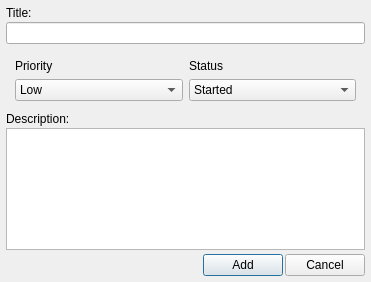
<?xml version="1.0" encoding="UTF-8"?>
<ui version="4.0">
 <class>DialogCard</class>
 <widget class="QDialog" name="DialogCard">
  <property name="geometry">
   <rect>
    <x>0</x>
    <y>0</y>
    <width>371</width>
    <height>282</height>
   </rect>
  </property>
  <property name="minimumSize">
   <size>
    <width>240</width>
    <height>160</height>
   </size>
  </property>
  <property name="windowTitle">
   <string>Dialog</string>
  </property>
  <layout class="QVBoxLayout" name="verticalLayout">
   <property name="spacing">
    <number>0</number>
   </property>
   <property name="leftMargin">
    <number>4</number>
   </property>
   <property name="topMargin">
    <number>4</number>
   </property>
   <property name="rightMargin">
    <number>4</number>
   </property>
   <property name="bottomMargin">
    <number>4</number>
   </property>
   <item>
    <widget class="QWidget" name="widget" native="true">
     <layout class="QVBoxLayout" name="verticalLayout_2">
      <property name="spacing">
       <number>2</number>
      </property>
      <property name="leftMargin">
       <number>2</number>
      </property>
      <property name="topMargin">
       <number>2</number>
      </property>
      <property name="rightMargin">
       <number>2</number>
      </property>
      <property name="bottomMargin">
       <number>2</number>
      </property>
      <item>
       <widget class="QLabel" name="label">
        <property name="text">
         <string>Title:</string>
        </property>
       </widget>
      </item>
      <item>
       <widget class="QLineEdit" name="tedTitle"/>
      </item>
      <item>
       <spacer name="verticalSpacer">
        <property name="orientation">
         <enum>Qt::Vertical</enum>
        </property>
        <property name="sizeType">
         <enum>QSizePolicy::Fixed</enum>
        </property>
        <property name="sizeHint" stdset="0">
         <size>
          <width>20</width>
          <height>4</height>
         </size>
        </property>
       </spacer>
      </item>
      <item>
       <widget class="QWidget" name="widget_3" native="true">
        <layout class="QGridLayout" name="gridLayout">
         <item row="0" column="0">
          <widget class="QLabel" name="label_3">
           <property name="text">
            <string>Priority</string>
           </property>
          </widget>
         </item>
         <item row="0" column="1">
          <widget class="QLabel" name="label_4">
           <property name="text">
            <string>Status</string>
           </property>
          </widget>
         </item>
         <item row="1" column="0">
          <widget class="QComboBox" name="cbxPriority">
           <item>
            <property name="text">
             <string>Low</string>
            </property>
           </item>
           <item>
            <property name="text">
             <string>Medium</string>
            </property>
           </item>
           <item>
            <property name="text">
             <string>High</string>
            </property>
           </item>
          </widget>
         </item>
         <item row="1" column="1">
          <widget class="QComboBox" name="cbxStatus">
           <item>
            <property name="text">
             <string>Started</string>
            </property>
           </item>
           <item>
            <property name="text">
             <string>Finished</string>
            </property>
           </item>
           <item>
            <property name="text">
             <string>Canceled</string>
            </property>
           </item>
          </widget>
         </item>
        </layout>
       </widget>
      </item>
      <item>
       <widget class="QLabel" name="label_2">
        <property name="text">
         <string>Description:</string>
        </property>
       </widget>
      </item>
      <item>
       <widget class="QPlainTextEdit" name="tedDescription"/>
      </item>
     </layout>
    </widget>
   </item>
   <item>
    <widget class="QWidget" name="widget_2" native="true">
     <property name="sizePolicy">
      <sizepolicy hsizetype="Preferred" vsizetype="Minimum">
       <horstretch>0</horstretch>
       <verstretch>0</verstretch>
      </sizepolicy>
     </property>
     <layout class="QHBoxLayout" name="horizontalLayout">
      <property name="spacing">
       <number>2</number>
      </property>
      <property name="leftMargin">
       <number>2</number>
      </property>
      <property name="topMargin">
       <number>2</number>
      </property>
      <property name="rightMargin">
       <number>2</number>
      </property>
      <property name="bottomMargin">
       <number>2</number>
      </property>
      <item>
       <spacer name="horizontalSpacer">
        <property name="orientation">
         <enum>Qt::Horizontal</enum>
        </property>
        <property name="sizeHint" stdset="0">
         <size>
          <width>192</width>
          <height>20</height>
         </size>
        </property>
       </spacer>
      </item>
      <item>
       <widget class="QPushButton" name="btnAccept">
        <property name="text">
         <string>Add</string>
        </property>
       </widget>
      </item>
      <item>
       <widget class="QPushButton" name="btnCancel">
        <property name="text">
         <string>Cancel</string>
        </property>
       </widget>
      </item>
     </layout>
    </widget>
   </item>
  </layout>
 </widget>
 <resources/>
 <connections/>
</ui>
